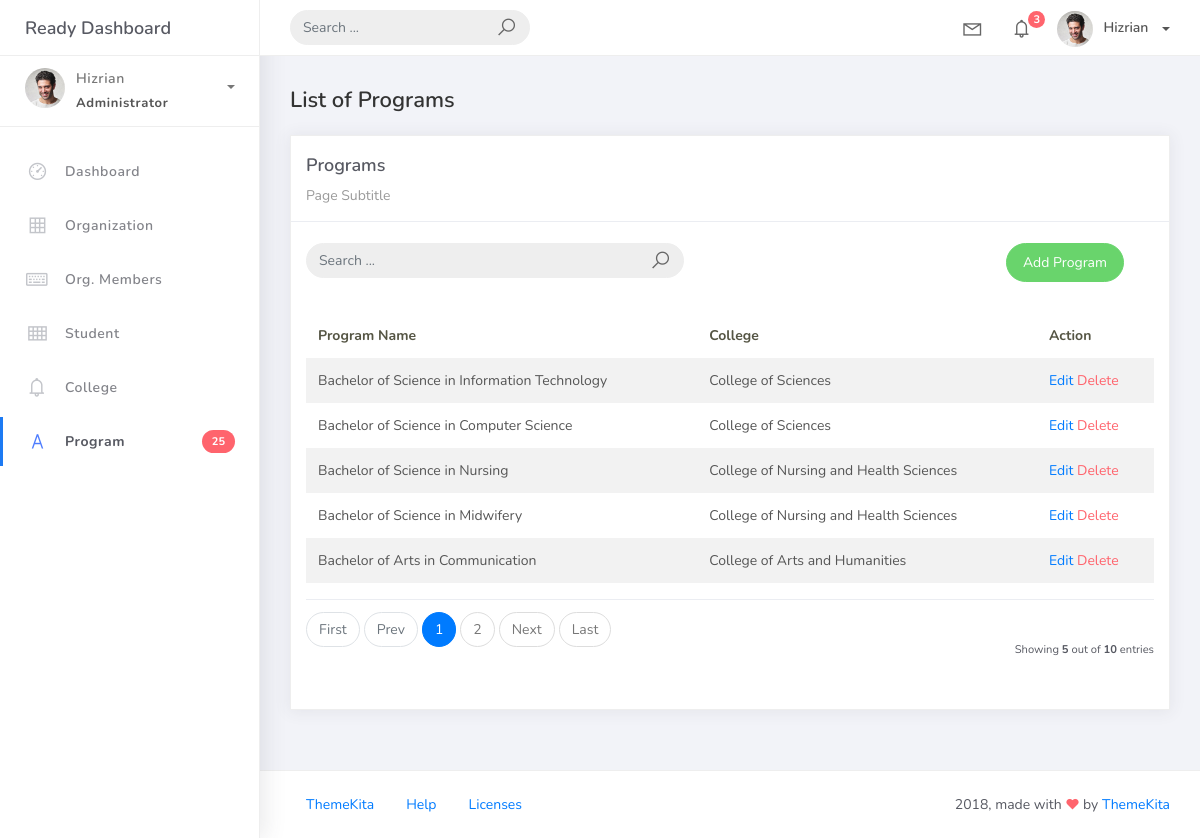
Page /program/ on the committed database.
### studentorg/models.py (models this page shows, shortened)
class BaseModel(models.Model):
    created_at = models.DateTimeField(auto_now_add=True, db_index=True)
    updated_at = models.DateTimeField(auto_now=True)
    class Meta:
        abstract = True

class Program(BaseModel):
    prog_name = models.CharField(max_length=150)
    college = models.ForeignKey(College, on_delete=models.CASCADE)

class College(BaseModel):
    college_name = models.CharField(max_length=150)
    def __str__(self):
        return self.college_name

### studentorg/views.py (the view)
# urls.py: path('program/', ProgramList.as_view(), name='program-list'),
class ProgramList(ListView):
    model = Program
    context_object_name = 'program'
    template_name = 'program_list.html'
    paginate_by = 5
    def get_queryset(self):
        queryset = super().get_queryset()
        query = self.request.GET.get('q', '')
        if query:
            queryset = queryset.filter(prog_name__icontains=query)
        return queryset

### templates/program_list.html
{% extends 'base.html' %} {% block title %}List of Programs{% endblock %} {% block content %}
<div class="content">
    <div class="container-fluid">
        <h4 class="page-title">List of Programs</h4>
        <div class="row">
            <div class="col-md-12">
                <div class="card">
                    <div class="card-header">
                        <div class="card-title">Programs</div>
                        <div class="card-category">Page Subtitle</div>
                    </div>
                    <br />
                    <div class="col-md-12 row">
                        <div class="col-md-6">
                            <form class="navbar-left navbar-form nav-search mr-md-3" action="{% url 'program-list' %}?q={{ request.GET.q }}">
                                <div class="input-group">
                                    <input type="text" placeholder="Search ..." class="form-control" name="q" />
                                    <div class="input-group-append">
                                        <span class="input-group-text">
                                            <i class="la la-search search-icon"></i>
                                        </span>
                                    </div>
                                </div>
                            </form>
                        </div>
                        <div class="col-md-6">
                            <div class="pull-right">
                                <a href="{% url 'program-add' %}" class="btn btn-success btn-rounded">
                                    Add Program
                                </a>
                            </div>
                        </div>
                    </div>
                    <div class="card-body">
                        <table class="table table-striped mt-3">
                            <thead>
                                <tr>
                                    <th scope="col">Program Name</th>
                                    <th scope="col">College</th>
                                    <th scope="col">Action</th>
                                </tr>
                            </thead>
                            <tbody>
                                {% for prog in program %}
                                <tr>
                                    <td>{{ prog.prog_name }}</td>
                                    <td>{{ prog.college }}</td>
                                    <td>
                                        <a href="{% url 'program-update' prog.pk %}">Edit</a>
                                        <a href="{% url 'program-delete' prog.pk %}" class="text-danger">Delete</a>
                                    </td>
                                </tr>
                                {% empty %}
                                <tr>
                                    <td colspan="3" class="text-center">No programs found.</td>
                                </tr>
                                {% endfor %}
                            </tbody>
                        </table>
                        {% include 'includes/pagination.html' %}
                    </div>
                </div>
            </div>
        </div>
    </div>
</div>
{% endblock %}

### rows in the picture
Program: prog_name "Bachelor of Science in Information Technology", college "College of Sciences"
Program: prog_name "Bachelor of Science in Computer Science", college "College of Sciences"
Program: prog_name "Bachelor of Science in Nursing", college "College of Nursing and Health Sciences"
Program: prog_name "Bachelor of Science in Midwifery", college "College of Nursing and Health Sciences"
Program: prog_name "Bachelor of Arts in Communication", college "College of Arts and Humanities"

### other values in the picture
{{ page_num }} "1"
{{ page_num }} "2"
{{ object_list.count }} "5"
{{ paginator.count }} "10"
